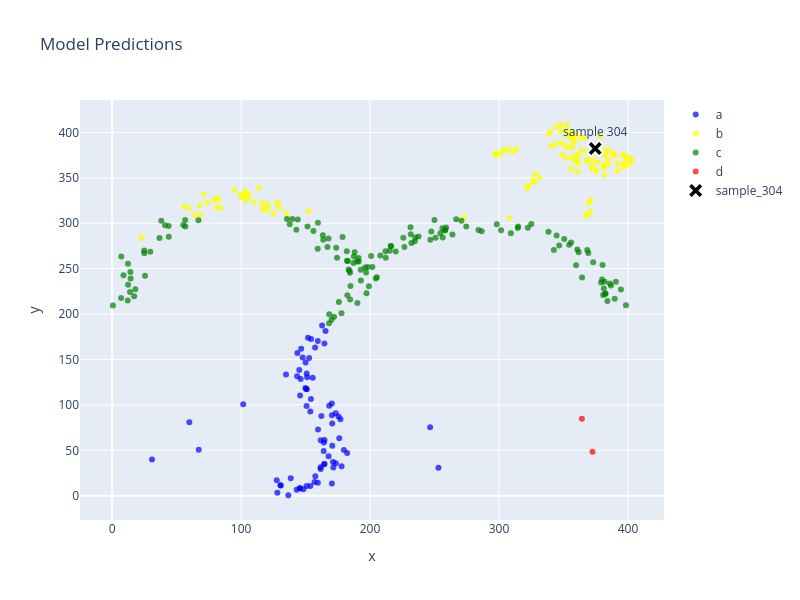

Notebook cell for this chart:
### Code cell
import plotly.graph_objects as go

# Create scatter plot with plotly
fig = go.Figure()

for label, color_map_val in zip(color_map.keys(), ['blue', 'yellow', 'green', 'red']):
    predicted = plot_df[plot_df["pred"] == label]
    fig.add_trace(go.Scatter(
        x=predicted["x"],
        y=predicted["y"],
        mode='markers',
        name=label,
        marker=dict(size=6, color=color_map_val, opacity=0.7),
        customdata=predicted.index.to_numpy(),
        hovertemplate="sample id: %{customdata}<extra></extra>"
    ))

# Highlight sample_ind
selected = plot_df.iloc[sample_ind]
fig.add_trace(go.Scatter(
    x=[selected["x"]],
    y=[selected["y"]],
    mode='markers+text',
    name=f"sample_{sample_ind}",
    text=[f"sample {sample_ind}"],
    textposition='top center',
    marker=dict(size=14, color='black', symbol='x', line=dict(width=2, color='white')),
    customdata=[selected.name],
    hovertemplate="sample id: %{customdata}<extra></extra>"
))

fig.update_layout(
    title="Model Predictions",
    xaxis_title="x",
    yaxis_title="y",
    hovermode='closest',
    height=600,
    width=800
)

fig.show()
